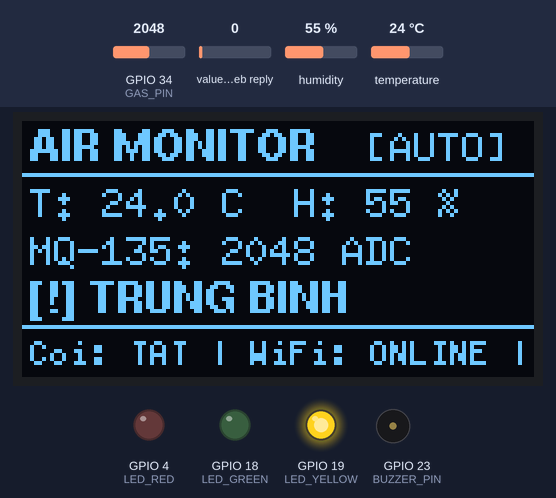
Bench run of a program on a simulated ESP32. Parts: 128×64 one-colour display, output pins drawn as LEDs (lit = HIGH), buzzer (waves = sounding). Inputs (shaded band) come from the test bench; at power-on: GPIO 34 (GAS_PIN) = 2048, value in the web reply 0, temperature 24 °C, humidity 55 %. WiFi joins after 1.5 s; servers stay silent unless stated; web services answer with replies made up by the test bench; pins used as bus, display or sensor lines are not drawn; what the program prints to the serial monitor is not drawn.

Above: at 3.8 s.
3.9 s: GPIO 34 (GAS_PIN) set to 2455
At 6.0 s:
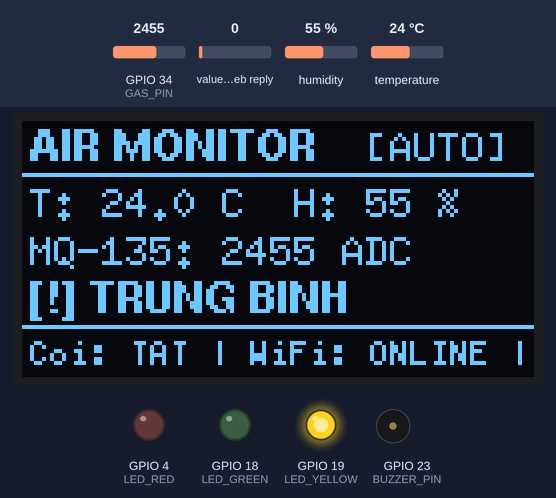
7.3 s: GPIO 34 (GAS_PIN) set to 2560
At 9.2 s:
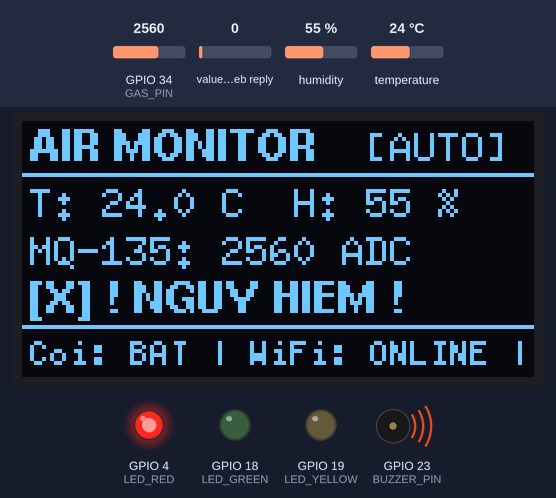
10.7 s: value in the web reply set to 2
At 16.2 s:
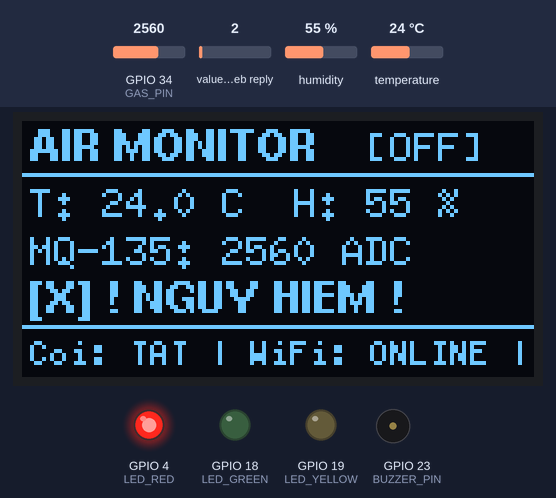
17.2 s: GPIO 34 (GAS_PIN) set to 1460
At 19.5 s:
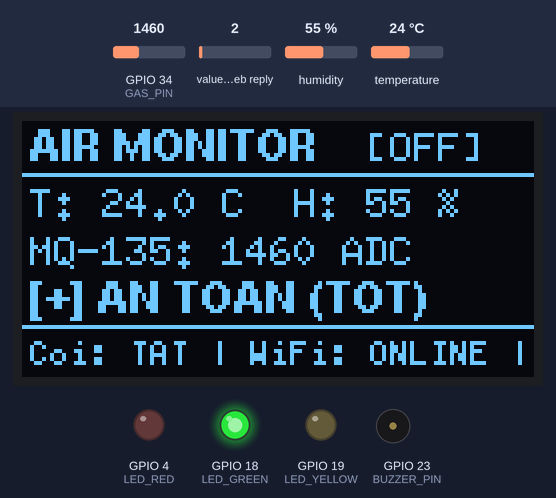
20.6 s: value in the web reply set to 0
At 26.1 s:
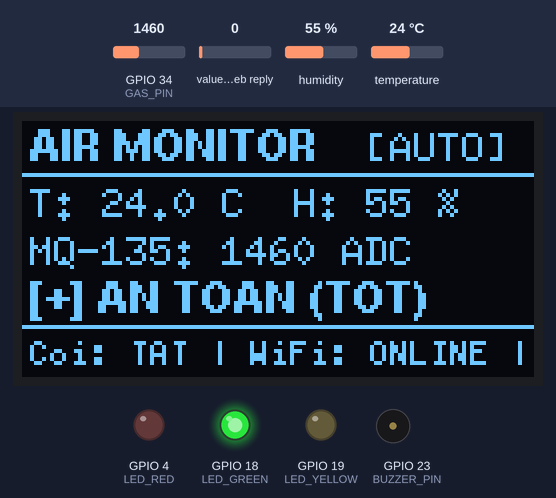
26.9 s: temperature set to 0 °C
At 29.7 s:
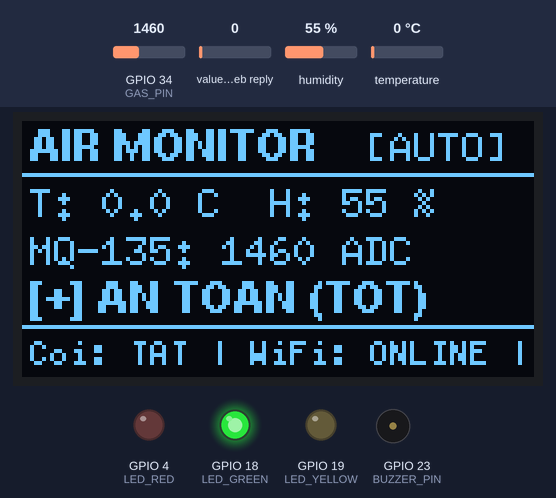
Timing chart, 0 to 31.2 s (numbered marks = the images above; inputs shaded):
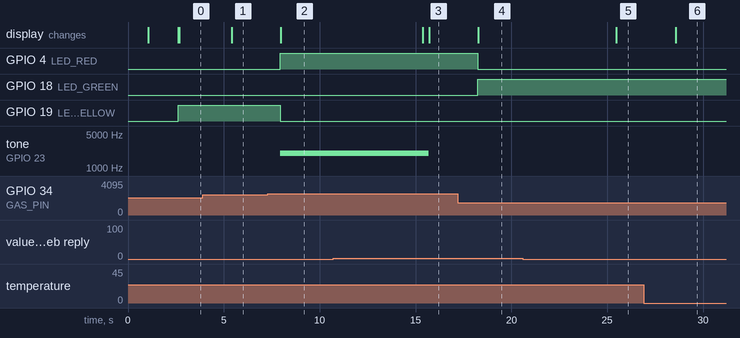

The program:

main.cpp
```cpp
#include <Arduino.h>
#include <WiFi.h>
#include <HTTPClient.h>
#include <Wire.h>
#include <U8g2lib.h>
#include <DHT.h>

// ========== 1. CẤU HÌNH WIFI ==========
// Mặc định "Wokwi-GUEST" dùng cho mô phỏng Wokwi.
// Khi chạy mạch thật, bạn có thể đổi thành tên WiFi & Mật khẩu nhà/phát từ điện thoại:
const char* ssid     = "Wokwi-GUEST";
const char* password = "";

// ========== 2. CẤU HÌNH THINGSPEAK ==========
const char* serverUpdate = "http://api.thingspeak.com/update";
const char* channelID    = "3551578";
const String writeApiKey = "CE712UCBEPI28WOA";
const String readApiKey  = "";

// ========== 3. ĐỊNH NGHĨA CHÂN KẾT NỐI (CHUẨN BO MỞ RỘNG ESP32 38P) ==========
const int GAS_PIN    = 34;   // Cảm biến khí MQ-135 (Chân AO -> Cọc vàng P34)
const int DHT_PIN    = 15;   // Cảm biến nhiệt ẩm DHT22 (Chân giữa OUT -> Cọc vàng P15)
const int BUZZER_PIN = 23;   // Còi báo động Buzzer 5V (Chân (+) -> Cọc vàng P23)
// Màn hình OLED 0.96" I2C: Chân SDA -> Cọc vàng P21, Chân SCK/SCL -> Cọc vàng P22
const int LED_GREEN  = 18;   // Dự phòng nếu có LED
const int LED_YELLOW = 19;   // Dự phòng nếu có LED
const int LED_RED    = 4;    // Dự phòng nếu có LED

// ========== 4. KHỞI TẠO CẢM BIẾN & MÀN HÌNH OLED 0.96" SSD1306 (128x64) ==========
U8G2_SSD1306_128X64_NONAME_F_HW_I2C u8g2(U8G2_R0, /* reset=*/ U8X8_PIN_NONE);

// Sử dụng thư viện chuẩn Adafruit DHT cho Arduino-ESP32 Core 3.x
#define DHT_TYPE DHT22
DHT dht(DHT_PIN, DHT_TYPE);

// ========== 5. NGƯỠNG ĐÁNH GIÁ CHẤT LƯỢNG KHÔNG KHÍ ==========
int gasThresholdModerate = 1500;
int gasThresholdDanger   = 2500;

const float TEMP_WARNING     = 35.0;  // Nhiệt độ quá cao (°C)
const float HUMIDITY_WARNING = 85.0;  // Độ ẩm quá cao (%)

// ========== 6. QUẢN LÝ THỜI GIAN ==========
unsigned long lastSendTime          = 0;
const unsigned long sendDelay       = 20000; // Gửi ThingSpeak mỗi 20s (chừa khoảng trống cho Dashboard)

unsigned long lastCheckCmdTime      = 0;
const unsigned long checkCmdDelay   = 5000;  // Đọc lệnh từ xa mỗi 5 giây

unsigned long lastSensorReadTime    = 0;
const unsigned long sensorReadDelay = 2500;  // Đọc cảm biến mỗi 2.5 giây

unsigned long lastWiFiRetryTime     = 0;
const unsigned long wifiRetryDelay  = 30000; // Thử kết nối lại WiFi mỗi 30s nếu mất mạng (không làm treo mạch)

// ========== 7. BIẾN TRẠNG THÁI ==========
int currentMode = 0;  // 0 = AUTO, 1 = FORCE ON, 2 = FORCE OFF
int airQualityLevel = 0;
bool buzzerActive = false;

float lastTemp     = 28.0;
float lastHumidity = 65.0;
int   lastGasLevel = 0;

// ==================== HÀM HIỂN THỊ MÀN HÌNH OLED 0.96" SSD1306 (128x64) ====================
void updateOLEDDisplay() {
  u8g2.clearBuffer();

  // Dòng 1 (Y: 0-12): Header + Chế độ hoạt động
  u8g2.setFont(u8g2_font_helvB08_tr);
  u8g2.drawStr(2, 10, "AIR MONITOR");
  u8g2.setFont(u8g2_font_6x10_tf);
  const char* modeTag = (currentMode == 0) ? "[AUTO]" : ((currentMode == 1) ? "[ON]" : "[OFF]");
  u8g2.drawStr(86, 10, modeTag);
  u8g2.drawHLine(0, 13, 128);

  // Dòng 2 (Y: 14-25): Nhiệt độ & Độ ẩm
  char buf[36];
  snprintf(buf, sizeof(buf), "T: %.1f C  H: %.0f %%", lastTemp, lastHumidity);
  u8g2.drawStr(2, 24, buf);

  // Dòng 3 (Y: 26-37): Cảm biến khí MQ-135
  snprintf(buf, sizeof(buf), "MQ-135: %4d ADC", lastGasLevel);
  u8g2.drawStr(2, 36, buf);

  // Dòng 4 (Y: 38-49): Đánh giá chất lượng không khí
  const char* statusStr = (airQualityLevel == 0) ? "[+] AN TOAN (TOT)" :
                          ((airQualityLevel == 1) ? "[!] TRUNG BINH" : "[X] ! NGUY HIEM !");
  u8g2.setFont(u8g2_font_helvB08_tr);
  u8g2.drawStr(2, 48, statusStr);
  u8g2.drawHLine(0, 51, 128);

  // Dòng 5 (Y: 52-63): Trạng thái Còi & WiFi Cloud
  u8g2.setFont(u8g2_font_5x7_tf);
  snprintf(buf, sizeof(buf), "Coi: %s | WiFi: %s | #%s",
           buzzerActive ? "BAT" : "TAT",
           (WiFi.status() == WL_CONNECTED) ? "ONLINE" : "OFF",
           channelID);
  u8g2.drawStr(2, 61, buf);

  u8g2.sendBuffer();
}

// ==================== HÀM KẾT NỐI WIFI ====================
void connectToWiFi() {
  Serial.print("\r\n==================================================\r\n");
  Serial.print("[WIFI] Dang ket noi toi mang: ");
  Serial.println(ssid);
  WiFi.begin(ssid, password);

  int attempts = 0;
  while (WiFi.status() != WL_CONNECTED && attempts < 15) {
    delay(500);
    Serial.print(".");
    attempts++;
  }

  if (WiFi.status() == WL_CONNECTED) {
    Serial.print("\r\n[WIFI] DA KET NOI THANH CONG!\r\n");
    Serial.print("[IDENTITY] Dia chi IP Cuc bo : ");
    Serial.println(WiFi.localIP());
    Serial.print("[IDENTITY] Dia chi MAC Duy nhat: ");
    Serial.println(WiFi.macAddress());
  } else {
    Serial.print("\r\n[WIFI] CHUA KET NOI DUOC! (Se chay che do Offline tai cho)\r\n");
  }
  Serial.print("==================================================\r\n\r\n");

  updateOLEDDisplay();
}

void setIndicatorLeds(bool green, bool yellow, bool red) {
  digitalWrite(LED_GREEN,  green  ? HIGH : LOW);
  digitalWrite(LED_YELLOW, yellow ? HIGH : LOW);
  digitalWrite(LED_RED,    red    ? HIGH : LOW);
}

void setBuzzer(bool active) {
  if (active && !buzzerActive) {
    digitalWrite(BUZZER_PIN, HIGH);
    tone(BUZZER_PIN, 2000);
    buzzerActive = true;
  } else if (!active && buzzerActive) {
    digitalWrite(BUZZER_PIN, LOW);
    noTone(BUZZER_PIN);
    buzzerActive = false;
  }
}

// ==================== HÀM ĐỌC CẢM BIẾN & ĐÁNH GIÁ ====================
void readSensorsAndEvaluate() {
  // Đọc DHT22 bằng thư viện chuẩn Adafruit DHT
  float t = dht.readTemperature();
  float h = dht.readHumidity();

  if (!isnan(t) && !isnan(h)) {
    lastTemp     = t;
    lastHumidity = h;
  } else {
    Serial.println("[DHT WARN] Khong doc duoc du lieu tu DHT22!");
  }

  // Đọc cảm biến MQ-2
  lastGasLevel = analogRead(GAS_PIN);

  // Đánh giá chất lượng
  if (lastGasLevel < gasThresholdModerate) {
    airQualityLevel = 0;
    setIndicatorLeds(true, false, false);
    if (currentMode == 0) setBuzzer(false);
  }
  else if (lastGasLevel < gasThresholdDanger) {
    airQualityLevel = 1;
    setIndicatorLeds(false, true, false);
    if (currentMode == 0) setBuzzer(false);
  }
  else {
    airQualityLevel = 2;
    setIndicatorLeds(false, false, true);
    if (currentMode == 0) setBuzzer(true);
  }

  if (lastTemp > TEMP_WARNING || lastHumidity > HUMIDITY_WARNING) {
    if (currentMode == 0 && airQualityLevel < 2) {
      airQualityLevel = max(airQualityLevel, 1);
      setIndicatorLeds(false, true, airQualityLevel == 2);
    }
  }

  if (currentMode == 1) setBuzzer(true);
  if (currentMode == 2) setBuzzer(false);

  updateOLEDDisplay();

  String qualityStr;
  if (airQualityLevel == 0)      qualityStr = "TOT (An toan)";
  else if (airQualityLevel == 1) qualityStr = "TRUNG BINH (Can chu y)";
  else                           qualityStr = "NGUY HIEM (Canh bao!)";

  Serial.print("\r\n+------------------- GIAM SAT KHONG KHI -------------------+\r\n");
  Serial.printf("| [NHIET DO] : %5.1f *C                                   |\r\n", lastTemp);
  Serial.printf("| [DO AM]    : %5.1f %%                                   |\r\n", lastHumidity);
  Serial.printf("| [KHOI/GAS] : %5d (ADC 0-4095)                          |\r\n", lastGasLevel);
  Serial.printf("| [DANH GIA] : %-42s |\r\n", qualityStr.c_str());
  Serial.printf("| [CHE DO]   : %-18s | Coi: %-15s |\r\n",
    currentMode == 0 ? "TU DONG (AUTO)" : (currentMode == 1 ? "BAT CUONG BUC" : "TAT CUONG BUC"),
    buzzerActive ? "DANG KEU (ON)" : "TAT (OFF)");
  Serial.print("+----------------------------------------------------------+\r\n");
}

// ==================== GỬI DỮ LIỆU LÊN THINGSPEAK ====================
void sendToThingSpeak() {
  if (WiFi.status() != WL_CONNECTED) {
    Serial.print("[THINGSPEAK] Mat ket noi WiFi! Bo qua lan gui nay.\r\n");
    return;
  }

  HTTPClient http;

  // Luôn gửi cả field5=currentMode để không làm rỗng trường lệnh điều khiển trên ThingSpeak
  String url = String(serverUpdate)
    + "?api_key=" + writeApiKey
    + "&field1=" + String(lastTemp, 1)
    + "&field2=" + String(lastHumidity, 1)
    + "&field3=" + String(lastGasLevel)
    + "&field4=" + String(airQualityLevel)
    + "&field5=" + String(currentMode);

  http.begin(url);
  int httpCode = http.GET();

  if (httpCode > 0) {
    String response = http.getString();
    Serial.printf("=> [THINGSPEAK] Gui thanh cong! Entry #%s | HTTP %d\r\n", response.c_str(), httpCode);
  } else {
    Serial.printf("=> [THINGSPEAK] Loi gui du lieu! Ma: %d\r\n", httpCode);
  }

  http.end();
}

// ==================== ĐỌC LỆNH ĐIỀU KHIỂN TỪ XA ====================
void checkRemoteCommand() {
  if (WiFi.status() != WL_CONNECTED) return;

  HTTPClient http;

  String readUrl = "http://api.thingspeak.com/channels/" + String(channelID) + "/fields/5/last.txt";
  if (readApiKey.length() > 0) {
    readUrl += "?api_key=" + readApiKey;
  }

  http.begin(readUrl);
  int httpCode = http.GET();

  if (httpCode == HTTP_CODE_OK) {
    String payload = http.getString();
    payload.trim();

    if (payload.length() > 0 && payload != "-1") {
      int newCmd = payload.toInt();
      if (newCmd != currentMode) {
        currentMode = newCmd;
        Serial.print("\r\n>>> [REMOTE] Nhan lenh moi tu Dashboard: ");
        if (currentMode == 0)      Serial.print("CHE DO TU DONG (AUTO)\r\n");
        else if (currentMode == 1) Serial.print("BAT COI CUONG BUC (FORCE ON)\r\n");
        else if (currentMode == 2) Serial.print("TAT COI CUONG BUC (FORCE OFF)\r\n");
        updateOLEDDisplay();
      }
    }
  }

  http.end();
}

// ==================== SETUP ====================
void setup() {
  Serial.begin(115200);
  delay(1000);

  pinMode(GAS_PIN, INPUT);
  pinMode(BUZZER_PIN, OUTPUT);
  pinMode(LED_GREEN, OUTPUT);
  pinMode(LED_YELLOW, OUTPUT);
  pinMode(LED_RED, OUTPUT);

  digitalWrite(LED_GREEN, LOW);
  digitalWrite(LED_YELLOW, LOW);
  digitalWrite(LED_RED, LOW);
  noTone(BUZZER_PIN);

  Wire.begin(21, 22);
  u8g2.begin();
  u8g2.clearBuffer();
  u8g2.setFont(u8g2_font_helvB08_tr);
  u8g2.drawStr(10, 15, "AIR MONITOR IoT");
  u8g2.drawHLine(0, 18, 128);
  u8g2.setFont(u8g2_font_6x10_tf);
  u8g2.drawStr(12, 33, "Dang khoi dong...");
  u8g2.drawStr(6, 47, "ESP32 + MQ-135 + DHT");
  u8g2.drawStr(10, 60, "OLED 0.96 SSD1306");
  u8g2.sendBuffer();

  // Khởi động cảm biến DHT22 bằng Adafruit DHT
  dht.begin();

  Serial.print("\r\n==================================================\r\n");
  Serial.print("  DE TAI: GIAM SAT CHAT LUONG KHONG KHI\r\n");
  Serial.print("  TRONG PHONG HOC - HE THONG IoT\r\n");
  Serial.print("==================================================\r\n");

  connectToWiFi();
}

// ==================== LOOP ====================
void loop() {
  // Tự động thử kết nối lại WiFi mỗi 30s nếu mất mạng (không làm đứng đơ màn hình và cảm biến)
  if (WiFi.status() != WL_CONNECTED) {
    if (millis() - lastWiFiRetryTime >= wifiRetryDelay) {
      lastWiFiRetryTime = millis();
      connectToWiFi();
    }
  }

  if (millis() - lastSensorReadTime >= sensorReadDelay) {
    lastSensorReadTime = millis();
    readSensorsAndEvaluate();
  }

  if (millis() - lastCheckCmdTime >= checkCmdDelay) {
    lastCheckCmdTime = millis();
    checkRemoteCommand();
  }

  if ((millis() - lastSendTime) > sendDelay || lastSendTime == 0) {
    sendToThingSpeak();
    lastSendTime = millis();
  }

  delay(100);
}
```

Measured:
- the behaviour switches between 2499 and 2500 on GPIO 34 (GAS_PIN) (found by bisection; images 1 and 2)
- after the input at 3.9 s, the display: changes after 1.5 s (image 1)
- after the input at 7.3 s, GPIO 4 (LED_RED): LOW → HIGH after 0.66 s; GPIO 19 (LED_YELLOW): HIGH → LOW after 0.66 s; tone on GPIO 23 (BUZZER_PIN): silent → 2000 Hz after 0.66 s; the display: changes after 0.68 s (image 2)
- after the input at 10.7 s, tone on GPIO 23 (BUZZER_PIN): 2000 Hz → silent after 5.0 s; the display: first changes after 4.7 s (image 3 shows a later state)
- after the input at 17.2 s, GPIO 4 (LED_RED): HIGH → LOW after 1.1 s; GPIO 18 (LED_GREEN): LOW → HIGH after 1.1 s; the display: changes after 1.1 s (image 4)
- after the input at 20.6 s, the display: changes after 4.9 s (image 5)
- after the input at 26.9 s, the display: changes after 1.7 s (image 6)
